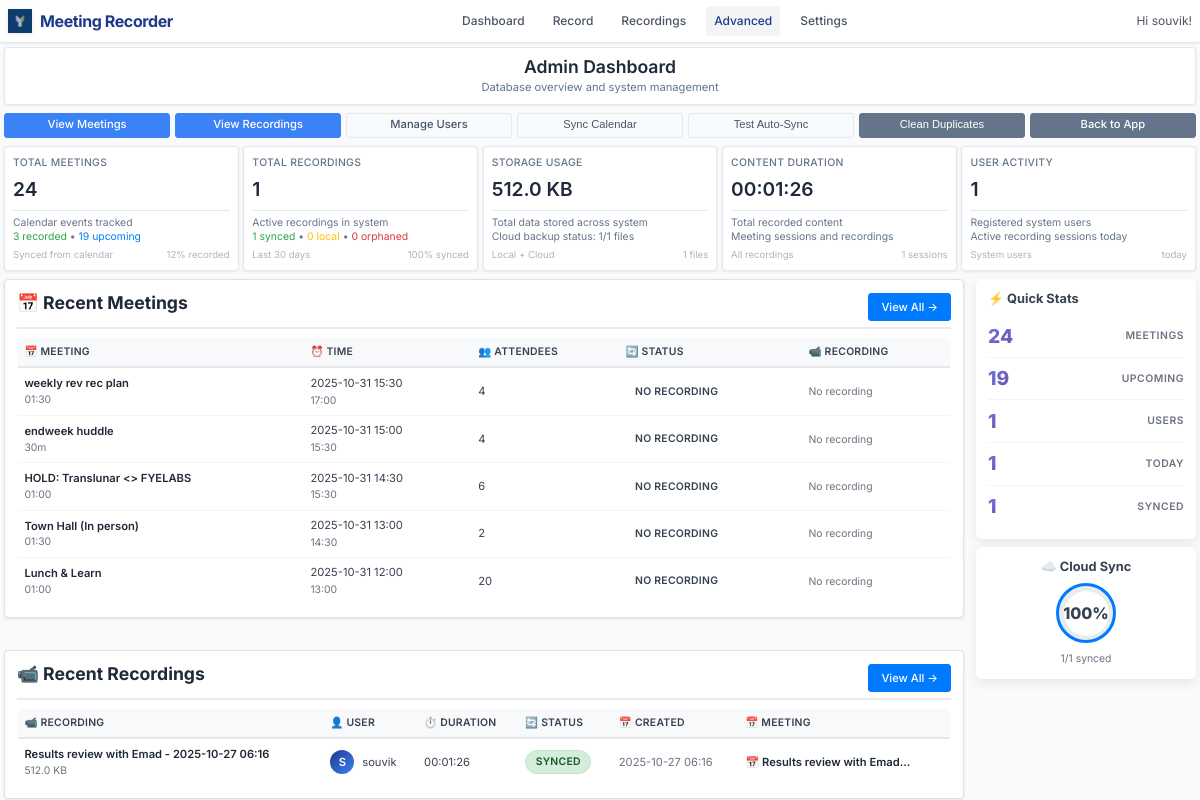
Page /admin (signed in) on the earlier database version.
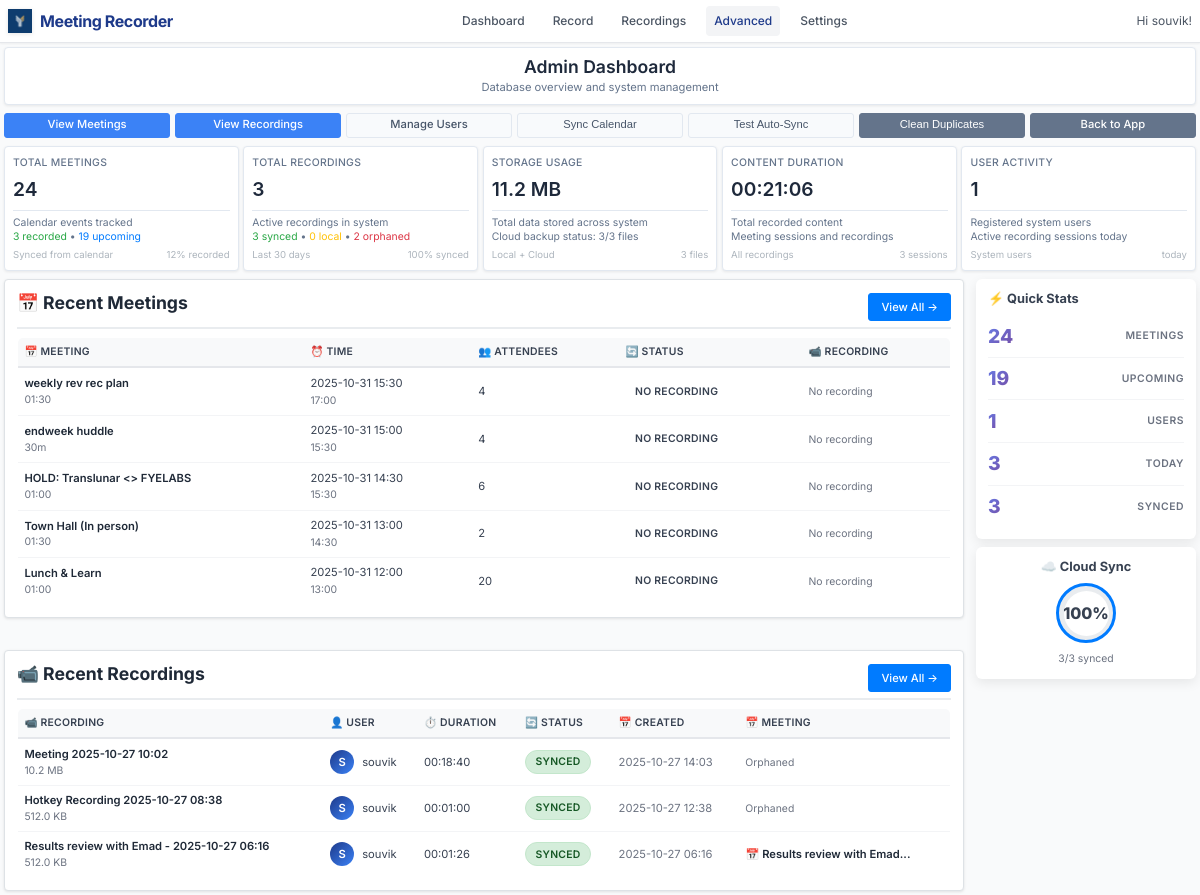
Same page on the later database version.
### models.py (models this page shows, shortened)
class Meeting(db.Model):
    id = db.Column(db.Integer, primary_key=True)
    calendar_event_id = db.Column(db.String(255))  # Original calendar event ID
    subject = db.Column(db.String(500), nullable=False)
    description = db.Column(db.Text)
    location = db.Column(db.String(500))
    web_link = db.Column(db.String(1000))  # Teams meeting link
    start_time = db.Column(db.DateTime, nullable=False)
    end_time = db.Column(db.DateTime, nullable=False)
    duration_minutes = db.Column(db.Integer)
    is_all_day = db.Column(db.Boolean, default=False)
    organizer = db.Column(db.String(255))
    required_attendees = db.Column(db.Text)  # JSON list of email addresses
    optional_attendees = db.Column(db.Text)  # JSON list of email addresses
    attendee_count = db.Column(db.Integer, default=0)
    meeting_type = db.Column(db.String(50), default='teams')  # teams, phone, in-person, other
    is_teams_meeting = db.Column(db.Boolean, default=False)
    is_recurring = db.Column(db.Boolean, default=False)
    recording_status = db.Column(db.String(50), default='none')  # none, scheduled, recorded_local, recorded_synced, excluded
    recording_id = db.Column(db.Integer, db.ForeignKey('recording.id'), nullable=True)  # One-to-one relationship
    recording = db.relationship('Recording', backref=db.backref('meeting', uselist=False), uselist=False)  # One meeting can have 0 or 1 recording
    discovered_at = db.Column(db.DateTime, default=datetime.utcnow)
    last_updated = db.Column(db.DateTime, default=datetime.utcnow, onupdate=datetime.utcnow)
    user_id = db.Column(db.Integer, db.ForeignKey('user.id'), nullable=False)
    is_excluded = db.Column(db.Boolean, default=False)  # User manually excluded from recording
    auto_record = db.Column(db.Boolean, default=True)  # Should this meeting be auto-recorded
    @property
    def duration_formatted(self):
        if not self.duration_minutes:
            return "00:00"
        hours = self.duration_minutes // 60
        minutes = self.duration_minutes % 60
        if hours > 0:
            return f"{hours:02d}:{minutes:02d}"
        else:
            return f"{minutes:02d}m"
    @property
    def status_display(self):
        status_map = {
            'none': 'No Recording',
            'scheduled': 'Scheduled',
            'recorded_local': 'Recorded (Local)',
            'recorded_synced': 'Recorded & Synced',
            'upload_failed': 'Upload Failed',
            'excluded': 'Excluded'
        }
        return status_map.get(self.recording_status, 'Unknown')
    @property
    def status_class(self):
        class_map = {
            'none': 'status-none',
            'scheduled': 'status-scheduled',
            'recorded_local': 'status-recorded-local',
            'recorded_synced': 'status-recorded-synced',
            'upload_failed': 'status-failed',
            'excluded': 'status-excluded'
        }
        return class_map.get(self.recording_status, 'status-none')

class Recording(db.Model):
    id = db.Column(db.Integer, primary_key=True)
    title = db.Column(db.String(200), nullable=False)
    filename = db.Column(db.String(255), nullable=False)
    file_path = db.Column(db.String(500), nullable=False)
    file_size = db.Column(db.BigInteger, default=0)  # in bytes
    duration = db.Column(db.Integer, default=0)  # in seconds
    created_at = db.Column(db.DateTime, default=datetime.utcnow)
    started_at = db.Column(db.DateTime)
    ended_at = db.Column(db.DateTime)
    monitor_name = db.Column(db.String(200))
    resolution = db.Column(db.String(50))  # e.g., "1920x1080"
    uploaded = db.Column(db.Boolean, default=False)
    upload_url = db.Column(db.String(500))  # Legacy field - kept for compatibility
    video_url = db.Column(db.String(500))
    transcript_url = db.Column(db.String(500))
    thumbnail_url = db.Column(db.String(500))
    upload_status = db.Column(db.String(50), default='pending')  # pending, uploading, completed, failed
    upload_metadata = db.Column(db.Text)  # JSON metadata from upload
    user_id = db.Column(db.Integer, db.ForeignKey('user.id'), nullable=False)
    status = db.Column(db.String(50), default='completed')  # recording, processing, completed, failed

class User(UserMixin, db.Model):
    id = db.Column(db.Integer, primary_key=True)
    username = db.Column(db.String(80), unique=True, nullable=False)
    email = db.Column(db.String(120), unique=True, nullable=False)
    password_hash = db.Column(db.String(128))
    created_at = db.Column(db.DateTime, default=datetime.utcnow)
    is_active = db.Column(db.Boolean, default=True)
    default_monitor = db.Column(db.String(200))  # Default monitor for recordings
    auto_delete_days = db.Column(db.Integer, default=30)  # Auto-delete recordings after N days
    recordings = db.relationship('Recording', backref='user', lazy=True)
    meetings = db.relationship('Meeting', backref='user', lazy=True)

### app.py (the view)
@app.route('/admin')
@login_required
def admin_dashboard():
    try:
        total_recordings = Recording.query.count()
        uploaded_count = Recording.query.filter_by(uploaded=True).count()
        total_size = db.session.query(db.func.sum(Recording.file_size)).scalar() or 0
        total_duration = db.session.query(db.func.sum(Recording.duration)).scalar() or 0
        users_count = User.query.count()
        total_meetings = Meeting.query.count()
        recorded_meetings = Meeting.query.filter(Meeting.recording_status.in_(['recorded_synced', 'recorded_local'])).count()
        upcoming_meetings = Meeting.query.filter(Meeting.start_time > datetime.utcnow()).count()
        orphaned_recordings = Recording.query.filter(~Recording.id.in_(
            db.session.query(Meeting.recording_id).filter(Meeting.recording_id.isnot(None))
        )).count()
        recent_recordings = db.session.query(Recording, User).join(User)\
            .order_by(Recording.created_at.desc()).limit(5).all()
        recent_meetings = Meeting.query.order_by(Meeting.start_time.desc()).limit(5).all()
        upload_stats = db.session.query(Recording.upload_status, db.func.count(Recording.id))\
            .group_by(Recording.upload_status).all()
        upload_counts = {status: count for status, count in upload_stats}
        today = datetime.utcnow().date()
        todays_recordings = Recording.query.filter(
            Recording.created_at >= today,
            Recording.created_at < today + timedelta(days=1)
        ).count()
        stats = {
            'total_recordings': total_recordings,
            'uploaded_count': uploaded_count,
            'local_only': total_recordings - uploaded_count,
            'total_size': format_file_size(total_size),
            'total_duration': format_duration(total_duration),
            'users_count': users_count,
            'upload_percentage': int((uploaded_count / total_recordings * 100)) if total_recordings > 0 else 0,
            'upload_counts': upload_counts,
            'total_meetings': total_meetings,
            'recorded_meetings': recorded_meetings,
            'upcoming_meetings': upcoming_meetings,
            'orphaned_recordings': orphaned_recordings,
            'meeting_recording_percentage': int((recorded_meetings / total_meetings * 100)) if total_meetings > 0 else 0,
            'todays_recordings': todays_recordings,
            'uploaded': uploaded_count,
            'total_users': users_count
        }
        return render_template('admin/dashboard.html',
                             stats=stats,
                             recent_recordings=recent_recordings,
                             recent_meetings=recent_meetings)
    except Exception as e:
        logger.error(f"❌ Advanced dashboard error: {e}")
        return f"Database error: {e}", 500

### app.py (called while the page is built)
def format_file_size(size_bytes):
    if not size_bytes:
        return "0 B"
    for unit in ['B', 'KB', 'MB', 'GB']:
        if size_bytes < 1024:
            return f"{size_bytes:.1f} {unit}"
        size_bytes /= 1024
    return f"{size_bytes:.1f} TB"

def format_duration(seconds):
    if not seconds:
        return "00:00:00"
    hours = seconds // 3600
    minutes = (seconds % 3600) // 60
    secs = seconds % 60
    return f"{hours:02d}:{minutes:02d}:{secs:02d}"

@app.context_processor
def utility_processor():
    active_recording = None
    if current_user.is_authenticated:
        from dual_stream import DualModeStreamer
        global recording_state
        if recording_state.get('active', False):
            recent_recording = Recording.query.filter_by(user_id=current_user.id).order_by(Recording.created_at.desc()).first()
            if recent_recording and recent_recording.status != 'completed':
                active_recording = recent_recording
    return dict(
        format_file_size=format_file_size,
        format_duration=format_duration,
        active_recording=active_recording
    )

### templates/admin/dashboard.html (shortened to what the changed rows need)
{% extends "base.html" %}
{% block content %}
<div class="admin-header">
    <div style="text-align: center;">
        <h1>Admin Dashboard</h1>
    </div>
</div>
<div class="stats-grid">
    <div class="stat-card">
        <div class="stat-label">Total Recordings</div>
        <div class="stat-number" data-stat="total_recordings">{{ stats.total_recordings }}</div>
        <div class="stat-details">
            Active recordings in system<br>
            <span style="color: #28a745;">{{ stats.uploaded_count }} synced</span> •
            <span style="color: #ffc107;">{{ stats.local_only }} local</span> •
            <span style="color: #dc3545;">{{ stats.orphaned_recordings }} orphaned</span>
        </div>
        <div class="stat-meta">
            <span>Last 30 days</span>
            <span>{{ stats.upload_percentage }}% synced</span>
        </div>
    </div>
    <div class="stat-card">
        <div class="stat-label">Storage Usage</div>
        <div class="stat-number">{{ stats.total_size }}</div>
        <div class="stat-details">
            Total data stored across system<br>
            Cloud backup status: {{ stats.uploaded_count }}/{{ stats.total_recordings }} files
        </div>
        <div class="stat-meta">
            <span>Local + Cloud</span>
            <span>{{ stats.total_recordings }} files</span>
        </div>
    </div>
    <div class="stat-card">
        <div class="stat-label">Content Duration</div>
        <div class="stat-number">{{ stats.total_duration }}</div>
        <div class="stat-details">
            Total recorded content<br>
            Meeting sessions and recordings
        </div>
        <div class="stat-meta">
            <span>All recordings</span>
            <span>{{ stats.total_recordings }} sessions</span>
        </div>
    </div>
</div>
<div class="dashboard-layout">
    <div class="main-content">
        <div class="recent-section" style="margin-bottom: 2rem;">
            <div class="section-header">
                <h2 class="section-title">📅 Recent Meetings</h2>
            </div>
            {% if recent_meetings %}
            <table class="recordings-table professional-table">
                <thead>
                    <tr>
                        <th>📅 Meeting</th>
                        <th>⏰ Time</th>
                        <th>👥 Attendees</th>
                        <th>🔄 Status</th>
                        <th>📹 Recording</th>
                    </tr>
                </thead>
                <tbody>
                    {% for meeting in recent_meetings %}
                    <tr>
                        <td>
                            <a href="{{ url_for('admin_meeting_detail', meeting_id=meeting.id) }}" class="recording-title">
                                {{ meeting.subject }}
                            </a>
                            <div class="text-muted">{{ meeting.duration_formatted }}</div>
                        </td>
                        <td>
                            {{ meeting.start_time.strftime('%Y-%m-%d %H:%M') }}<br>
                            <span class="text-muted">{{ meeting.end_time.strftime('%H:%M') }}</span>
                        </td>
                        <td>{{ meeting.attendee_count if meeting.attendee_count > 0 else 'N/A' }}</td>
                        <td>
                    <span class="status-badge {{ meeting.status_class }}">{{ meeting.status_display }}</span>
                        </td>
                        <td>
                            {% if meeting.recording %}
                                <a href="{{ url_for('admin_recording_detail', recording_id=meeting.recording.id) }}" class="recording-title">
                                    📹 View Recording
                                </a>
                            {% else %}
                                <span class="text-muted">No recording</span>
                            {% endif %}
                        </td>
                    </tr>
                    {% endfor %}
                </tbody>
            </table>
            {% endif %}
        </div>
        <div class="recent-section">
            <div class="section-header">
                <h2 class="section-title">📹 Recent Recordings</h2>
            </div>
    {% if recent_recordings %}
    <table class="recordings-table professional-table">
        <thead>
            <tr>
                <th>📹 Recording</th>
                <th>👤 User</th>
                <th>⏱️ Duration</th>
                <th>🔄 Status</th>
                <th>📅 Created</th>
                <th>📅 Meeting</th>
            </tr>
        </thead>
        <tbody>
            {% for recording, user in recent_recordings %}
            <tr>
                <td>
                    <a href="{{ url_for('admin_recording_detail', recording_id=recording.id) }}" class="recording-title">
                        {{ recording.title }}
                    </a>
                    <div class="text-muted">{{ format_file_size(recording.file_size) }}</div>
                </td>
                <td>
                    <span class="user-avatar">{{ user.username[0].upper() }}</span>
                    {{ user.username }}
                </td>
                <td>{{ format_duration(recording.duration) }}</td>
                <td>
                    {% if recording.upload_status == 'completed' and recording.uploaded %}
                        <span class="status-badge status-completed">Synced</span>
                    {% elif recording.upload_status == 'uploading' %}
                        <span class="status-badge status-uploading">Uploading</span>
                    {% elif recording.upload_status == 'failed' %}
                        <span class="status-badge status-failed">Failed</span>
                    {% else %}
                        <span class="status-badge status-pending">Local</span>
                    {% endif %}
                </td>
                <td class="text-muted">
                    {{ recording.created_at.strftime('%Y-%m-%d %H:%M') if recording.created_at else 'N/A' }}
                </td>
                <td>
                    {% if recording.meeting %}
                        <a href="{{ url_for('admin_meeting_detail', meeting_id=recording.meeting.id) }}" class="recording-title">
                            📅 {{ recording.meeting.subject[:30] }}...
                        </a>
                    {% else %}
                        <span class="text-muted">Orphaned</span>
                    {% endif %}
                </td>
            </tr>
            {% endfor %}
        </tbody>
    </table>
    {% else %}
    <div style="text-align: center; padding: 2rem; color: var(--gray-500);">
        <p>📋 No recordings found</p>
    </div>
    {% endif %}
        </div>
    </div>
    <div class="sidebar-content">
        <div class="quick-stats-mini">
            <div class="mini-stat">
                <span class="mini-number">{{ stats.todays_recordings }}</span>
                <span class="mini-label">Today</span>
            </div>
            <div class="mini-stat">
                <span class="mini-number">{{ stats.uploaded }}</span>
                <span class="mini-label">Synced</span>
            </div>
        </div>
        <div class="upload-progress-mini">
            <h3 class="mini-title">☁️ Cloud Sync</h3>
            <div class="progress-ring">
                <div class="progress-value">{{ stats.upload_percentage }}%</div>
            </div>
            <p class="progress-text">{{ stats.uploaded_count }}/{{ stats.total_recordings }} synced</p>
        </div>
    </div>
</div>
{% endblock %}

Differences in the rows shown:
added Recording: title "Meeting 2025-10-27 10:02", file_size "10.2 MB", username "S", username "souvik", duration "00:18:40", upload_status "SYNCED", created_at "2025-10-27 14:03", shows "Orphaned"
added Recording: title "Hotkey Recording 2025-10-27 08:38", file_size "512.0 KB", username "S", username "souvik", duration "00:01:00", upload_status "SYNCED", created_at "2025-10-27 12:38", shows "Orphaned"
Other differences:
{{ stats.total_recordings }}: "1" → "3"
{{ stats.uploaded_count }}: "1" → "3"
{{ stats.orphaned_recordings }}: "0" → "2"
{{ stats.total_size }}: "512.0 KB" → "11.2 MB"
{{ stats.total_duration }}: "00:01:26" → "00:21:06"
{{ stats.todays_recordings }}: "1" → "3"
{{ stats.uploaded }}: "1" → "3"
